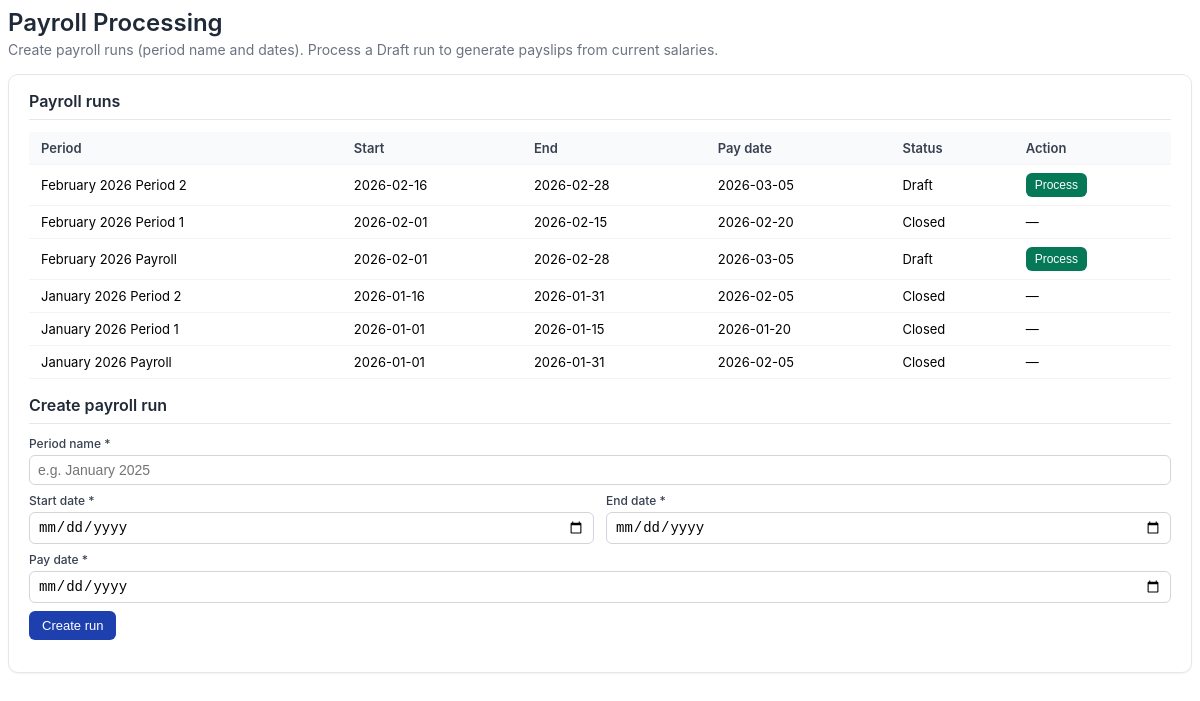
/modules/payroll/views/payroll_processing.php, run on the app's committed database.
### tables this page shows
CREATE TABLE `payroll_runs` (
  `id` int(11) NOT NULL,
  `period_name` varchar(100) NOT NULL,
  `start_date` date NOT NULL,
  `end_date` date NOT NULL,
  `pay_date` date NOT NULL,
  `status` enum('Draft','Processed','Closed') NOT NULL DEFAULT 'Draft',
  `created_by` int(11) DEFAULT NULL,
  `created_at` timestamp NOT NULL DEFAULT current_timestamp(),
  `updated_at` timestamp NOT NULL DEFAULT current_timestamp() ON UPDATE current_timestamp()
);

### config/BaseModel.php (called while the page is built, shortened)
<?php
abstract class BaseModel {
    protected $db;
    public function __construct() {
        $database = new Database();
        $this->db = $database->connect();
    }
    public function query($sql, $params = []) {
        try {
            $stmt = $this->db->prepare($sql);
            if (!empty($params)) {
                $stmt->execute($params);
            } else {
                $stmt->execute();
            }
            return $stmt->fetchAll(PDO::FETCH_ASSOC);
        } catch (PDOException $e) {
            throw new Exception("Query execution failed: " . $e->getMessage());
        }
    }
}
?>

### config/Database.php (called while the page is built, shortened)
<?php
class Database {
    private $host = 'localhost';
    private $db_name = 'public_html';
    private $username = 'root';
    private $password = '';
    public function connect() {
        $this->conn = null;
        try {
            $this->conn = new PDO(
                'mysql:host=' . $this->host . ';dbname=' . $this->db_name . ';charset=utf8mb4',
                $this->username,
                $this->password
            );
            $this->conn->setAttribute(PDO::ATTR_ERRMODE, PDO::ERRMODE_EXCEPTION);
            $this->conn->exec("SET @@session.time_zone = '+08:00'");
        } catch (PDOException $e) {
            error_log('Database Connection Error: ' . $e->getMessage());
            throw new RuntimeException('Database connection failed: ' . $e->getMessage(), 0, $e);
        }
        return $this->conn;
    }
}
?>

### modules/payroll/models/PayrollRun.php (called while the page is built, shortened)
<?php
require_once __DIR__ . '/../../../config/BaseModel.php';
class PayrollRun extends BaseModel {
    protected $table = 'payroll_runs';
    public function getAll() {
        return $this->query("SELECT * FROM {$this->table} ORDER BY start_date DESC");
    }
}

### modules/payroll/views/payroll_processing.php (the view, shortened to what this page needs)
<?php
require_once __DIR__ . '/../../../config/Database.php';
require_once __DIR__ . '/../models/PayrollRun.php';
$run = new PayrollRun();
$runs = $run->getAll();
$handlerUrl = 'modules/payroll/payroll_processing_handler.php';
?>
<div class="main-content payroll-processing-content">
<div class="py-header">
  <h1 class="py-title">Payroll Processing</h1>
  <p class="py-subtitle">Create payroll runs (period name and dates). Process a Draft run to generate payslips from current salaries.</p>
</div>
<div class="py-card">
  <h3>Payroll runs</h3>
  <?php if (empty($runs)): ?>
  <p class="py-empty">No runs yet. Create one below.</p>
  <?php else: ?>
  <table class="py-table">
    <thead><tr><th>Period</th><th>Start</th><th>End</th><th>Pay date</th><th>Status</th><th>Action</th></tr></thead>
    <tbody>
    <?php foreach ($runs as $r): ?>
      <tr>
        <td><?php echo htmlspecialchars($r['period_name']); ?></td>
        <td><?php echo htmlspecialchars($r['start_date']); ?></td>
        <td><?php echo htmlspecialchars($r['end_date']); ?></td>
        <td><?php echo htmlspecialchars($r['pay_date']); ?></td>
        <td><?php echo htmlspecialchars($r['status']); ?></td>
        <td>
          <?php if ($r['status'] === 'Draft'): ?>
          <form class="py-inline-form" method="post" action="<?php echo htmlspecialchars($handlerUrl); ?>">
            <button type="submit" class="py-btn py-btn-success py-btn-sm">Process</button>
          </form>
          <?php else: ?>—<?php endif; ?>
        </td>
      </tr>
    <?php endforeach; ?>
    </tbody>
  </table>
  <?php endif; ?>
  <h3 style="margin-top: 1rem;">Create payroll run</h3>
  <form class="py-form" method="post" action="<?php echo htmlspecialchars($handlerUrl); ?>">
    <label>Period name *</label>
    <input type="text" name="period_name" required placeholder="e.g. January 2025">
    <div class="py-row">
      <div><label>Start date *</label><input type="date" name="start_date" required></div>
      <div><label>End date *</label><input type="date" name="end_date" required></div>
    </div>
    <label>Pay date *</label>
    <input type="date" name="pay_date" required>
    <button type="submit" class="py-btn py-btn-primary">Create run</button>
  </form>
</div>
</div>

### modules/payroll/views/payroll_processing.php (style rules this page uses)
.payroll-processing-content { font-family: -apple-system, BlinkMacSystemFont, 'Segoe UI', Roboto, sans-serif; color: #1f2937; }
.py-header { margin-bottom: 1rem; }
.py-title { font-size: 1.5rem; font-weight: 600; margin: 0 0 0.25rem 0; }
.py-subtitle { font-size: 0.875rem; color: #6b7280; margin: 0; }
.py-card { background: #fff; border: 1px solid #e5e7eb; border-radius: 10px; padding: 1rem 1.25rem; margin-bottom: 1rem; box-shadow: 0 1px 2px rgba(0,0,0,0.05); }
.py-card h3 { font-size: 1rem; font-weight: 600; margin: 0 0 0.75rem 0; padding-bottom: 0.5rem; border-bottom: 1px solid #e5e7eb; }
.py-table { width: 100%; border-collapse: collapse; font-size: 0.8125rem; }
.py-table th, .py-table td { text-align: left; padding: 0.5rem 0.75rem; border-bottom: 1px solid #f3f4f6; }
.py-table th { font-weight: 600; color: #374151; background: #f9fafb; }
.py-form label { display: block; font-size: 0.75rem; font-weight: 500; color: #374151; margin-bottom: 0.25rem; }
.py-form input { width: 100%; padding: 0.375rem 0.5rem; border: 1px solid #d1d5db; border-radius: 6px; font-size: 0.875rem; margin-bottom: 0.5rem; box-sizing: border-box; }
.py-form .py-row { display: grid; grid-template-columns: 1fr 1fr; gap: 0.75rem; }
.py-btn { display: inline-block; padding: 0.375rem 0.75rem; font-size: 0.8125rem; font-weight: 500; border-radius: 6px; border: 1px solid transparent; cursor: pointer; }
.py-btn-primary { background: #1e40af; color: #fff; }
.py-btn-success { background: #047857; color: #fff; }
.py-btn-sm { padding: 0.25rem 0.5rem; font-size: 0.75rem; }
.py-inline-form { display: inline; }

### data on the page
payroll_runs: period_name "February 2026 Period 2", start_date "2026-02-16", end_date "2026-02-28", pay_date "2026-03-05", status "Draft"
payroll_runs: period_name "February 2026 Period 1", start_date "2026-02-01", end_date "2026-02-15", pay_date "2026-02-20", status "Closed"
payroll_runs: period_name "February 2026 Payroll", start_date "2026-02-01", end_date "2026-02-28", pay_date "2026-03-05", status "Draft"
payroll_runs: period_name "January 2026 Period 2", start_date "2026-01-16", end_date "2026-01-31", pay_date "2026-02-05", status "Closed"
payroll_runs: period_name "January 2026 Period 1", start_date "2026-01-01", end_date "2026-01-15", pay_date "2026-01-20", status "Closed"
payroll_runs: period_name "January 2026 Payroll", start_date "2026-01-01", end_date "2026-01-31", pay_date "2026-02-05", status "Closed"
